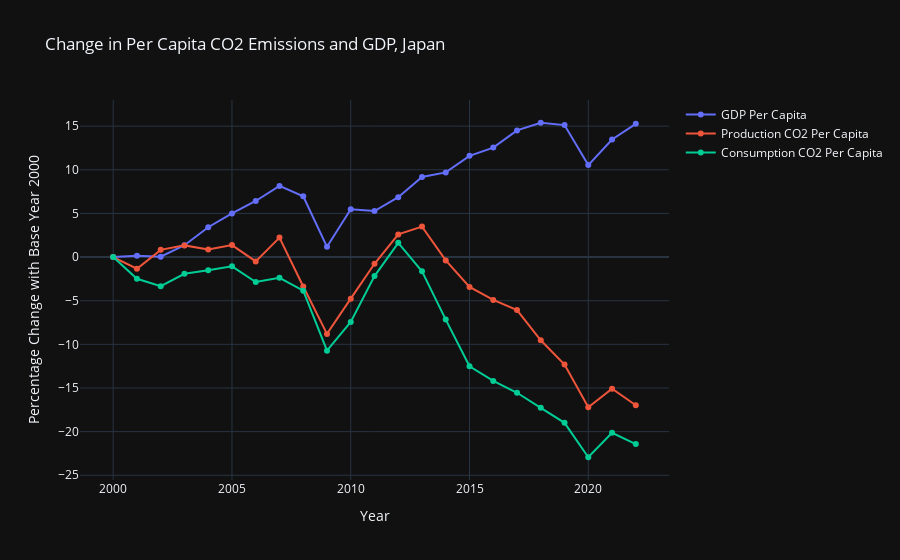

The notebook cell this image was saved under:
### Code cell
j_df = economic_db.loc[economic_db['country'] == 'Japan']
j_df = j_df.loc[economic_db['year'] >= 2000]
j_df = j_df.dropna()

j_df = get_df_changes(j_df)

fig = px.line(j_df, x = j_df.index, y = ['gdp_per_capita', 'co2_per_capita', 'consumption_co2_per_capita'], template="plotly_dark", markers=True, title='Change in Per Capita CO2 Emissions and GDP, Japan')
fig.for_each_trace(lambda t: t.update(name = newnames[t.name],
                                      legendgroup = newnames[t.name],
                                      hovertemplate = t.hovertemplate.replace(t.name, newnames[t.name])
                                     )
                  )
fig.update_layout( yaxis_title = 'Percentage Change with Base Year 2000', xaxis_title = 'Year', legend_title='')
fig.show()

### Figure 1 — Plotly figure (JSON) as saved in the notebook; plotly's stock layout.template omitted (floating-point values rounded to 4 significant figures)
{"data": [{"hovertemplate": "variable=GDP Per Capita<br>year=%{x}<br>value=%{y}<extra></extra>", "legendgroup": "GDP Per Capita", "line": {"color": "#636efa", "dash": "solid"}, "marker": {"symbol": "circle"}, "mode": "lines+markers", "name": "GDP Per Capita", "orientation": "v", "showlegend": true, "type": "scatter", "x": [2000, 2001, 2002, 2003, 2004, 2005, 2006, 2007, 2008, 2009, 2010, 2011, 2012, 2013, 2014, 2015, 2016, 2017, 2018, 2019, 2020, 2021, 2022], "xaxis": "x", "y": [0.0, 0.1615, 0.04227, 1.359, 3.415, 4.992, 6.423, 8.152, 6.955, 1.174, 5.468, 5.269, 6.856, 9.174, 9.701, 11.6, 12.54, 14.51, 15.39, 15.12, 10.54, 13.47, 15.26], "yaxis": "y"}, {"hovertemplate": "variable=Production CO2 Per Capita<br>year=%{x}<br>value=%{y}<extra></extra>", "legendgroup": "Production CO2 Per Capita", "line": {"color": "#EF553B", "dash": "solid"}, "marker": {"symbol": "circle"}, "mode": "lines+markers", "name": "Production CO2 Per Capita", "orientation": "v", "showlegend": true, "type": "scatter", "x": [2000, 2001, 2002, 2003, 2004, 2005, 2006, 2007, 2008, 2009, 2010, 2011, 2012, 2013, 2014, 2015, 2016, 2017, 2018, 2019, 2020, 2021, 2022], "xaxis": "x", "y": [0.0, -1.337, 0.824, 1.337, 0.8642, 1.367, -0.5025, 2.231, -3.377, -8.803, -4.763, -0.7738, 2.593, 3.487, -0.3819, -3.417, -4.914, -6.08, -9.537, -12.32, -17.21, -15.09, -16.97], "yaxis": "y"}, {"hovertemplate": "variable=Consumption CO2 Per Capita<br>year=%{x}<br>value=%{y}<extra></extra>", "legendgroup": "Consumption CO2 Per Capita", "line": {"color": "#00cc96", "dash": "solid"}, "marker": {"symbol": "circle"}, "mode": "lines+markers", "name": "Consumption CO2 Per Capita", "orientation": "v", "showlegend": true, "type": "scatter", "x": [2000, 2001, 2002, 2003, 2004, 2005, 2006, 2007, 2008, 2009, 2010, 2011, 2012, 2013, 2014, 2015, 2016, 2017, 2018, 2019, 2020, 2021, 2022], "xaxis": "x", "y": [0.0, -2.487, -3.341, -1.913, -1.51, -1.067, -2.865, -2.381, -3.85, -10.72, -7.429, -2.184, 1.625, -1.634, -7.166, -12.52, -14.19, -15.55, -17.27, -19.0, -22.94, -20.13, -21.43], "yaxis": "y"}], "layout": {"legend": {"title": {"text": ""}, "tracegroupgap": 0}, "title": {"text": "Change in Per Capita CO2 Emissions and GDP, Japan"}, "xaxis": {"anchor": "y", "domain": [0, 1], "title": {"text": "Year"}}, "yaxis": {"anchor": "x", "domain": [0, 1], "title": {"text": "Percentage Change with Base Year 2000"}}}}
